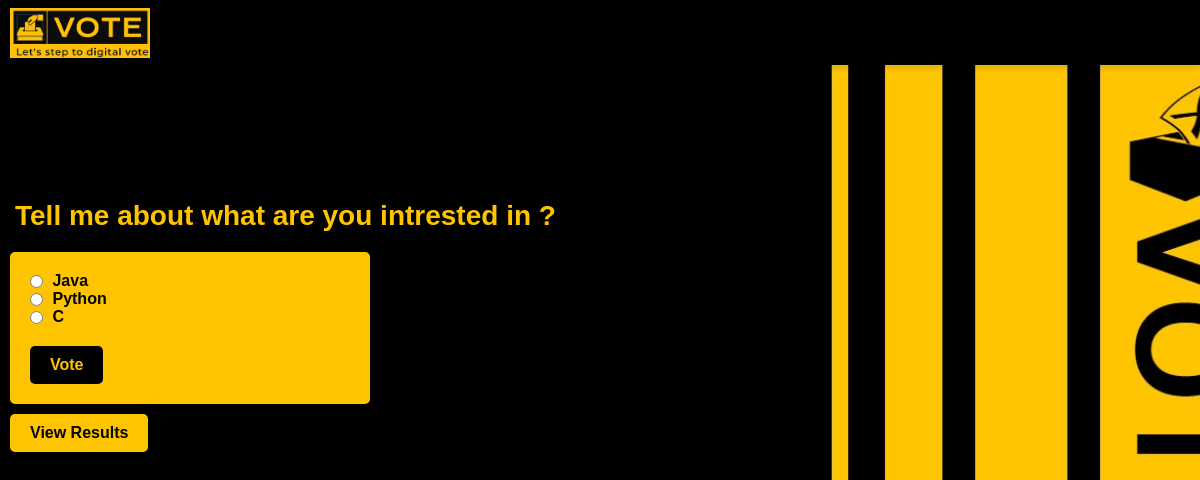
Page /polls/vote/66/ on the committed database.
### polls/models.py (models this page shows, shortened)
class Question(models.Model):
    question_text = models.CharField(max_length=200)

class Choice(models.Model):
    question = models.ForeignKey(Question, on_delete=models.CASCADE)
    choice_text = models.CharField(max_length=200)
    votes = models.IntegerField(default=0)

### polls/views.py (the view)
# urls.py: path('vote/<int:question_id>/', views.vote, name='vote'),
def vote(request, question_id):
    question = get_object_or_404(Question, pk=question_id)
    if request.method == 'POST':
        selected_choice_id = request.POST.get('choice')
        selected_choice = get_object_or_404(Choice, pk=selected_choice_id)
        selected_choice.votes += 1
        selected_choice.save()
        return HttpResponseRedirect(reverse('polls:view_results_single', args=(question.id,)))
    return render(request, 'polls/vote.html', {'question': question})

### polls/templates/polls/vote.html (shortened to what this page needs)
<html>
  <head>
    {% load static %}
  </head>
  <div class="header">
    <img src="{% static 'image/votinglogo.png' %}" alt="Logo" />
  </div>
  <body>
    <h1>{{ question.question_text }}</h1>
    <form action="{% url 'polls:vote' question.id %}" method="post">
      {% csrf_token %} {% for choice in question.choice_set.all %}
      <input
        type="radio"
        id="choice{{ choice.id }}"
        name="choice"
        value="{{ choice.id }}"
      />
      <label for="choice{{ choice.id }}">{{ choice.choice_text }}</label><br />
      {% endfor %}
      <input type="submit" value="Vote" />
    </form>
    <a href="{% url 'polls:view_results_single' question.id %}">View Results</a>
  </body>
</html>

### rows in the picture
Question: question_text "Tell me about what are you intrested in ?"
Choice: choice_text "Java"
Choice: choice_text "Python"
Choice: choice_text "C"
